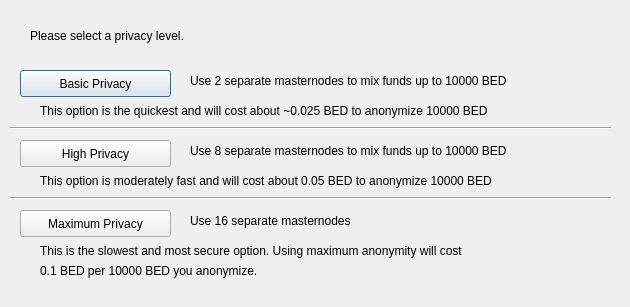
<?xml version="1.0" encoding="UTF-8"?>
<ui version="4.0">
 <class>ObfuscationConfig</class>
 <widget class="QDialog" name="ObfuscationConfig">
  <property name="geometry">
   <rect>
    <x>0</x>
    <y>0</y>
    <width>630</width>
    <height>307</height>
   </rect>
  </property>
  <property name="windowTitle">
   <string>Configure Obfuscation</string>
  </property>
  <widget class="QPushButton" name="buttonBasic">
   <property name="geometry">
    <rect>
     <x>20</x>
     <y>70</y>
     <width>151</width>
     <height>27</height>
    </rect>
   </property>
   <property name="text">
    <string>Basic Privacy</string>
   </property>
  </widget>
  <widget class="QPushButton" name="buttonHigh">
   <property name="geometry">
    <rect>
     <x>20</x>
     <y>140</y>
     <width>151</width>
     <height>27</height>
    </rect>
   </property>
   <property name="text">
    <string>High Privacy</string>
   </property>
  </widget>
  <widget class="QPushButton" name="buttonMax">
   <property name="geometry">
    <rect>
     <x>20</x>
     <y>210</y>
     <width>151</width>
     <height>27</height>
    </rect>
   </property>
   <property name="text">
    <string>Maximum Privacy</string>
   </property>
  </widget>
  <widget class="QLabel" name="label">
   <property name="geometry">
    <rect>
     <x>30</x>
     <y>20</y>
     <width>571</width>
     <height>31</height>
    </rect>
   </property>
   <property name="text">
    <string>Please select a privacy level.</string>
   </property>
  </widget>
  <widget class="QLabel" name="label_2">
   <property name="geometry">
    <rect>
     <x>190</x>
     <y>70</y>
     <width>421</width>
     <height>21</height>
    </rect>
   </property>
   <property name="text">
    <string>Use 2 separate masternodes to mix funds up to 10000 BED</string>
   </property>
  </widget>
  <widget class="QLabel" name="label_3">
   <property name="geometry">
    <rect>
     <x>190</x>
     <y>140</y>
     <width>411</width>
     <height>21</height>
    </rect>
   </property>
   <property name="text">
    <string>Use 8 separate masternodes to mix funds up to 10000 BED</string>
   </property>
  </widget>
  <widget class="QLabel" name="label_4">
   <property name="geometry">
    <rect>
     <x>190</x>
     <y>210</y>
     <width>421</width>
     <height>21</height>
    </rect>
   </property>
   <property name="text">
    <string>Use 16 separate masternodes</string>
   </property>
  </widget>
  <widget class="QLabel" name="label_6">
   <property name="geometry">
    <rect>
     <x>40</x>
     <y>100</y>
     <width>561</width>
     <height>21</height>
    </rect>
   </property>
   <property name="text">
    <string>This option is the quickest and will cost about ~0.025 BED to anonymize 10000 BED</string>
   </property>
  </widget>
  <widget class="QLabel" name="label_7">
   <property name="geometry">
    <rect>
     <x>40</x>
     <y>170</y>
     <width>561</width>
     <height>21</height>
    </rect>
   </property>
   <property name="text">
    <string>This option is moderately fast and will cost about 0.05 BED to anonymize 10000 BED</string>
   </property>
  </widget>
  <widget class="QLabel" name="label_8">
   <property name="geometry">
    <rect>
     <x>40</x>
     <y>240</y>
     <width>561</width>
     <height>21</height>
    </rect>
   </property>
   <property name="text">
    <string>This is the slowest and most secure option. Using maximum anonymity will cost</string>
   </property>
  </widget>
  <widget class="QLabel" name="label_9">
   <property name="geometry">
    <rect>
     <x>40</x>
     <y>260</y>
     <width>561</width>
     <height>21</height>
    </rect>
   </property>
   <property name="text">
    <string>0.1 BED per 10000 BED you anonymize.</string>
   </property>
  </widget>
  <widget class="Line" name="line">
   <property name="geometry">
    <rect>
     <x>10</x>
     <y>120</y>
     <width>601</width>
     <height>16</height>
    </rect>
   </property>
   <property name="orientation">
    <enum>Qt::Horizontal</enum>
   </property>
  </widget>
  <widget class="Line" name="line_2">
   <property name="geometry">
    <rect>
     <x>10</x>
     <y>190</y>
     <width>601</width>
     <height>16</height>
    </rect>
   </property>
   <property name="orientation">
    <enum>Qt::Horizontal</enum>
   </property>
  </widget>
 </widget>
 <resources/>
 <connections/>
</ui>
